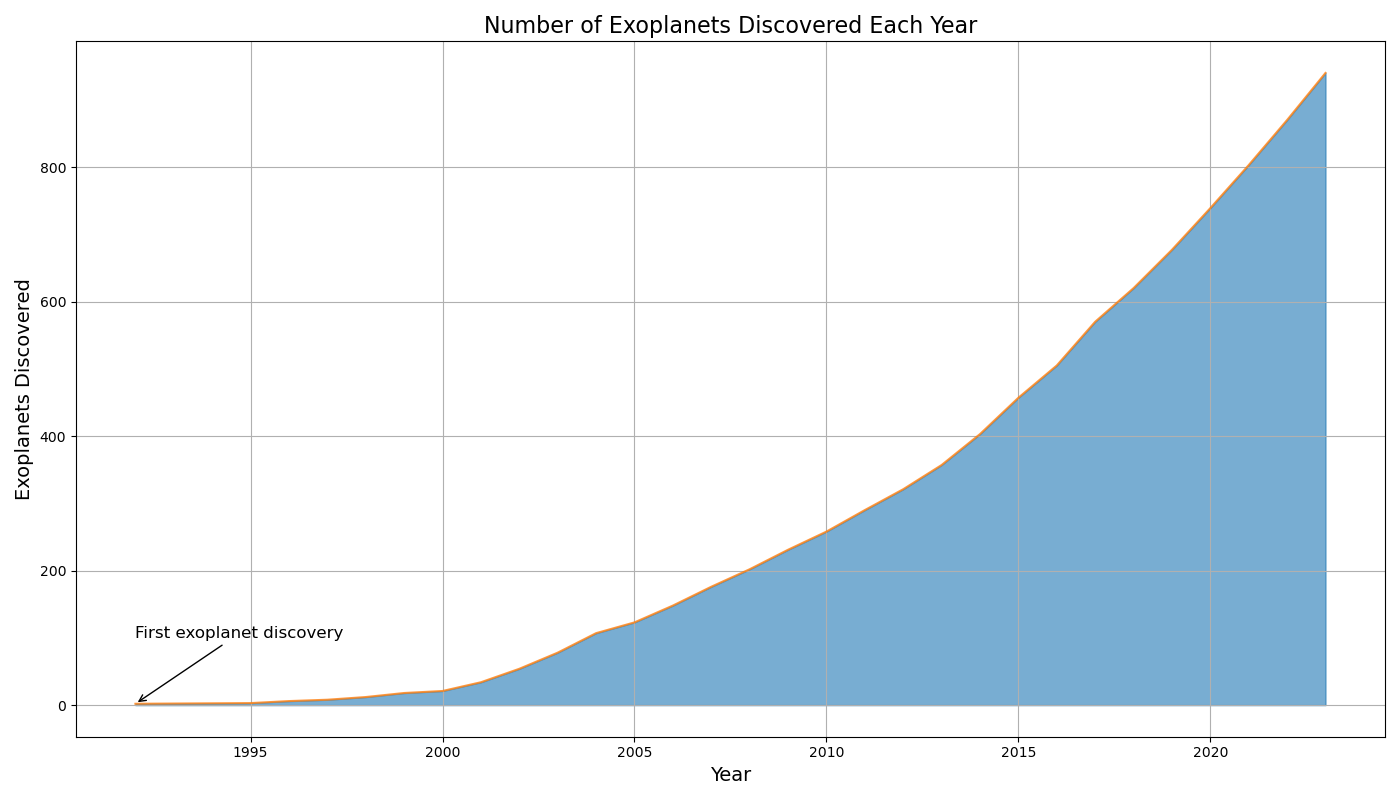

The script that drew this image:

import matplotlib.pyplot as plt
import pandas as pd

data = {
    'Year': [1992, 1995, 1996, 1997, 1998, 1999, 2000, 2001, 2002, 2003, 2004, 2005, 
             2006, 2007, 2008, 2009, 2010, 2011, 2012, 2013, 2014, 2015, 2016, 2017, 
             2018, 2019, 2020, 2021, 2022, 2023],
    'Exoplanets_Discovered': [2, 3, 6, 8, 12, 18, 21, 34, 54, 78, 107, 123, 148, 176, 
                              202, 231, 258, 290, 321, 357, 403, 457, 505, 570, 620, 
                              677, 739, 803, 870, 940]
}

df = pd.DataFrame(data)

plt.figure(figsize=(14, 8))
plt.fill_between(df['Year'], df['Exoplanets_Discovered'], color='#1f77b4', alpha=0.6)
plt.plot(df['Year'], df['Exoplanets_Discovered'], color='#ff7f0e', alpha=0.8)

plt.title('Number of Exoplanets Discovered Each Year', fontsize=16)
plt.xlabel('Year', fontsize=14)
plt.ylabel('Exoplanets Discovered', fontsize=14)
plt.annotate('First exoplanet discovery', xy=(1992, 2), xytext=(1992, 100),
             arrowprops=dict(facecolor='black', arrowstyle='->'),
             fontsize=12, color='black')

plt.grid(True)
plt.tight_layout()
plt.show()
